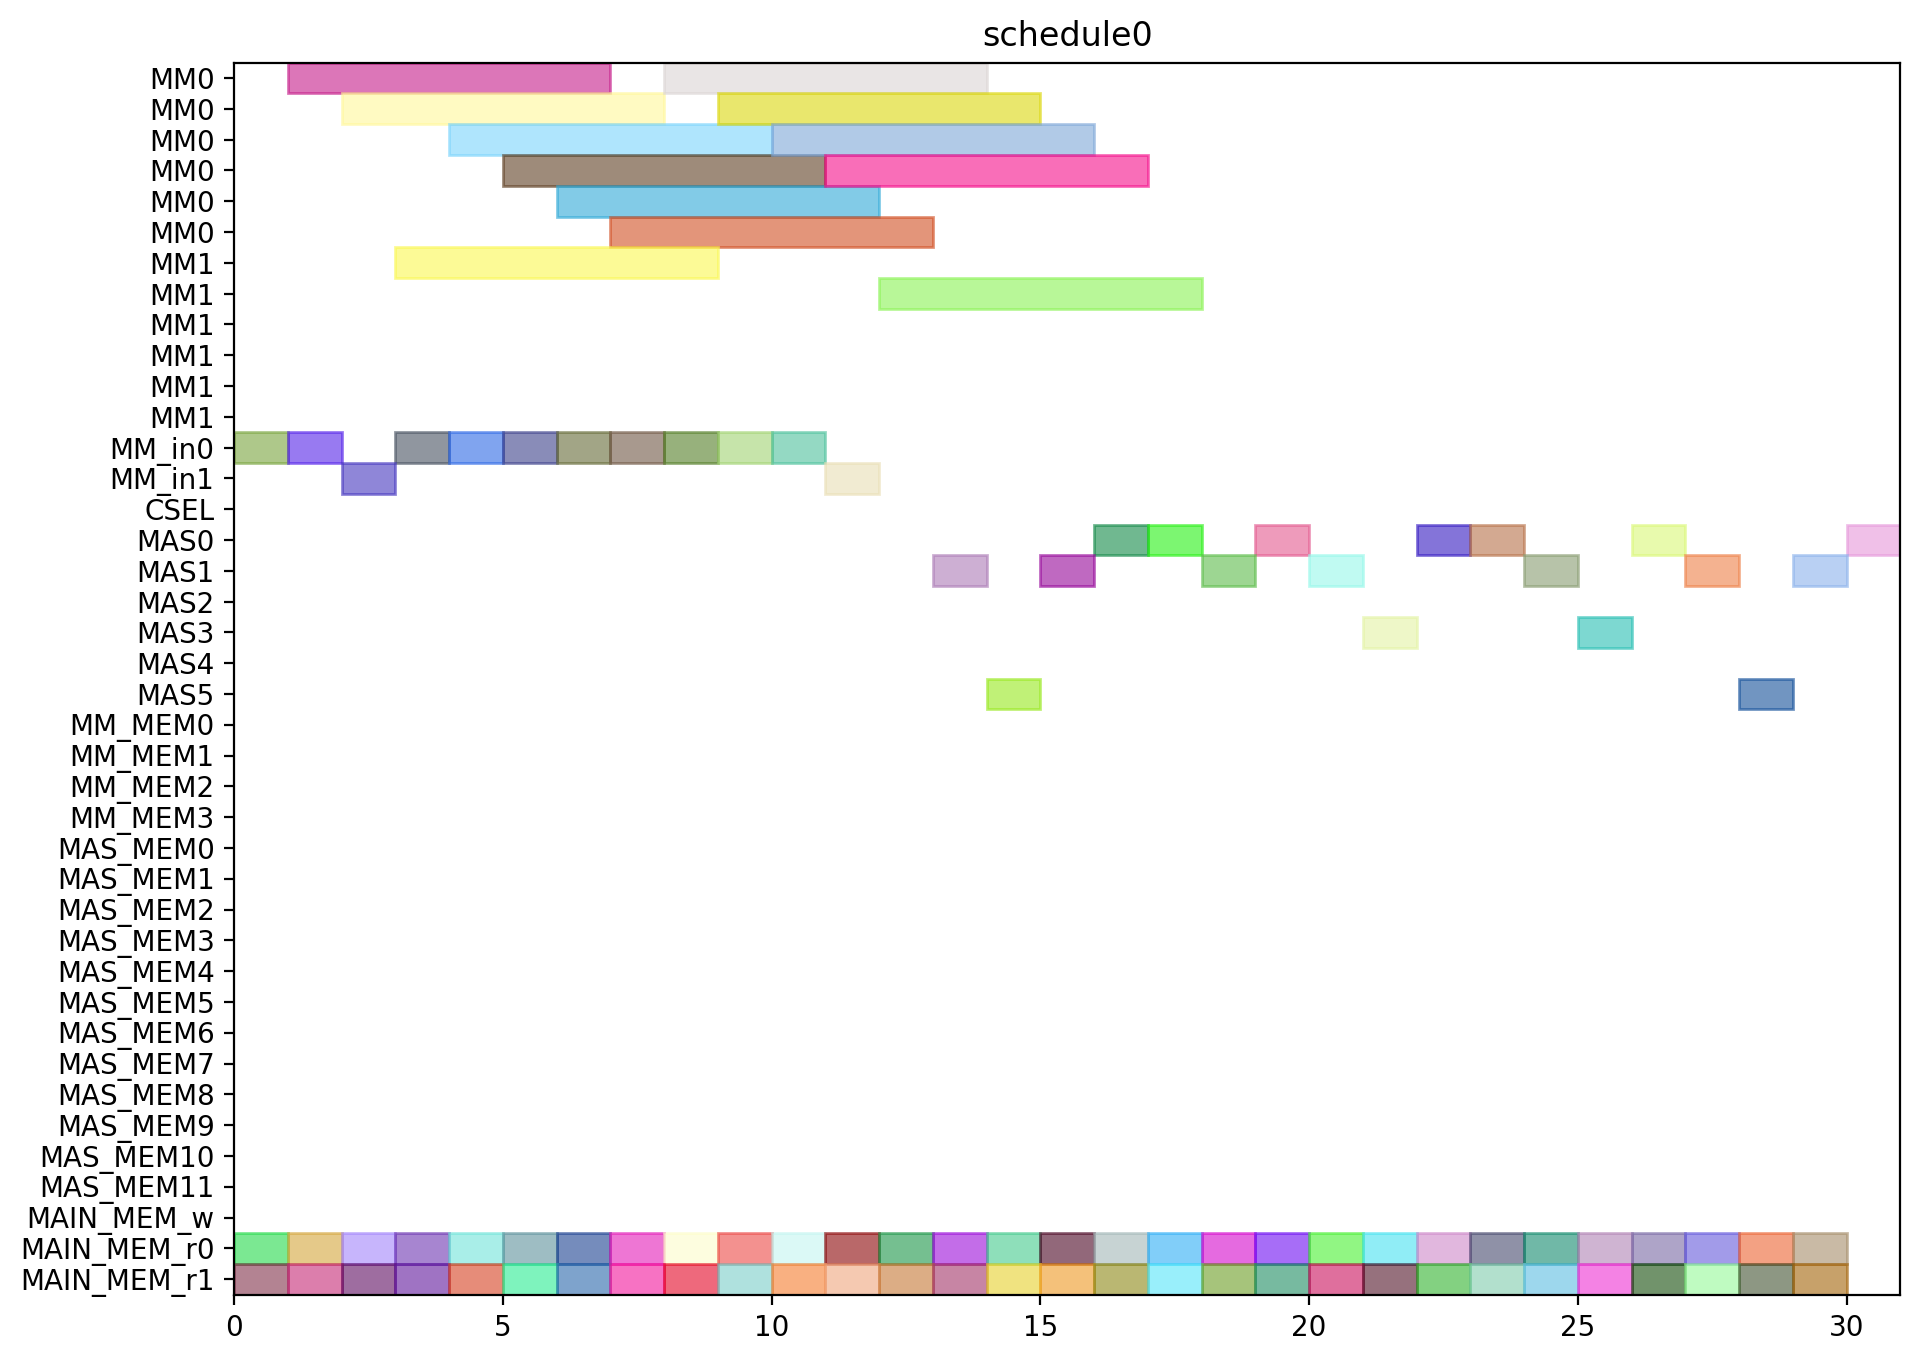

The script that drew this image:
from pyschedule import Scenario, solvers, plotters, alt


def solve():
	horizon = 120
	S = Scenario("schedule0", horizon=horizon)

	# resource
	MM = S.Resources('MM', num=2, size=6)
	MM_in = S.Resources('MM_in', num=2)
	CSEL = S.Resource('CSEL')
	MAS = S.Resources('MAS', num=6, size=1, periods=range(1, horizon))
	MM_MEM = S.Resources('MM_MEM', num=4)
	MAS_MEM = S.Resources('MAS_MEM', num=12)
	MAIN_MEM_w = S.Resource('MAIN_MEM_w', size=1)
	MAIN_MEM_r = S.Resources('MAIN_MEM_r', num=2)

	# result of previous scheduling

	# new tasks
	c_t0_t0_t0 = S.Task('c_t0_t0_t0', length=6, delay_cost=1)
	c_t0_t0_t0 += alt(MM)
	c_t0_t0_t0_in = S.Task('c_t0_t0_t0_in', length=1, delay_cost=1)
	c_t0_t0_t0_in += alt(MM_in)
	S += c_t0_t0_t0_in*MM_in[0]<=c_t0_t0_t0*MM[0]
	S += c_t0_t0_t0_in*MM_in[1]<=c_t0_t0_t0*MM[1]
	c_t0_t0_t0_mem0 = S.Task('c_t0_t0_t0_mem0', length=1, delay_cost=1)
	c_t0_t0_t0_mem0 += MAIN_MEM_r[0]
	S += c_t0_t0_t0_mem0 <= c_t0_t0_t0

	c_t0_t0_t0_mem1 = S.Task('c_t0_t0_t0_mem1', length=1, delay_cost=1)
	c_t0_t0_t0_mem1 += MAIN_MEM_r[1]
	S += c_t0_t0_t0_mem1 <= c_t0_t0_t0

	c_t0_t0_t1 = S.Task('c_t0_t0_t1', length=6, delay_cost=1)
	c_t0_t0_t1 += alt(MM)
	c_t0_t0_t1_in = S.Task('c_t0_t0_t1_in', length=1, delay_cost=1)
	c_t0_t0_t1_in += alt(MM_in)
	S += c_t0_t0_t1_in*MM_in[0]<=c_t0_t0_t1*MM[0]
	S += c_t0_t0_t1_in*MM_in[1]<=c_t0_t0_t1*MM[1]
	c_t0_t0_t1_mem0 = S.Task('c_t0_t0_t1_mem0', length=1, delay_cost=1)
	c_t0_t0_t1_mem0 += MAIN_MEM_r[0]
	S += c_t0_t0_t1_mem0 <= c_t0_t0_t1

	c_t0_t0_t1_mem1 = S.Task('c_t0_t0_t1_mem1', length=1, delay_cost=1)
	c_t0_t0_t1_mem1 += MAIN_MEM_r[1]
	S += c_t0_t0_t1_mem1 <= c_t0_t0_t1

	c_t0_t0_t2 = S.Task('c_t0_t0_t2', length=1, delay_cost=1)
	c_t0_t0_t2 += alt(MAS)
	c_t0_t0_t2_mem0 = S.Task('c_t0_t0_t2_mem0', length=1, delay_cost=1)
	c_t0_t0_t2_mem0 += MAIN_MEM_r[0]
	S += c_t0_t0_t2_mem0 <= c_t0_t0_t2

	c_t0_t0_t2_mem1 = S.Task('c_t0_t0_t2_mem1', length=1, delay_cost=1)
	c_t0_t0_t2_mem1 += MAIN_MEM_r[1]
	S += c_t0_t0_t2_mem1 <= c_t0_t0_t2

	c_t0_t0_t3 = S.Task('c_t0_t0_t3', length=1, delay_cost=1)
	c_t0_t0_t3 += alt(MAS)
	c_t0_t0_t3_mem0 = S.Task('c_t0_t0_t3_mem0', length=1, delay_cost=1)
	c_t0_t0_t3_mem0 += MAIN_MEM_r[0]
	S += c_t0_t0_t3_mem0 <= c_t0_t0_t3

	c_t0_t0_t3_mem1 = S.Task('c_t0_t0_t3_mem1', length=1, delay_cost=1)
	c_t0_t0_t3_mem1 += MAIN_MEM_r[1]
	S += c_t0_t0_t3_mem1 <= c_t0_t0_t3

	c_t0_t1_t0 = S.Task('c_t0_t1_t0', length=6, delay_cost=1)
	c_t0_t1_t0 += alt(MM)
	c_t0_t1_t0_in = S.Task('c_t0_t1_t0_in', length=1, delay_cost=1)
	c_t0_t1_t0_in += alt(MM_in)
	S += c_t0_t1_t0_in*MM_in[0]<=c_t0_t1_t0*MM[0]
	S += c_t0_t1_t0_in*MM_in[1]<=c_t0_t1_t0*MM[1]
	c_t0_t1_t0_mem0 = S.Task('c_t0_t1_t0_mem0', length=1, delay_cost=1)
	c_t0_t1_t0_mem0 += MAIN_MEM_r[0]
	S += c_t0_t1_t0_mem0 <= c_t0_t1_t0

	c_t0_t1_t0_mem1 = S.Task('c_t0_t1_t0_mem1', length=1, delay_cost=1)
	c_t0_t1_t0_mem1 += MAIN_MEM_r[1]
	S += c_t0_t1_t0_mem1 <= c_t0_t1_t0

	c_t0_t1_t1 = S.Task('c_t0_t1_t1', length=6, delay_cost=1)
	c_t0_t1_t1 += alt(MM)
	c_t0_t1_t1_in = S.Task('c_t0_t1_t1_in', length=1, delay_cost=1)
	c_t0_t1_t1_in += alt(MM_in)
	S += c_t0_t1_t1_in*MM_in[0]<=c_t0_t1_t1*MM[0]
	S += c_t0_t1_t1_in*MM_in[1]<=c_t0_t1_t1*MM[1]
	c_t0_t1_t1_mem0 = S.Task('c_t0_t1_t1_mem0', length=1, delay_cost=1)
	c_t0_t1_t1_mem0 += MAIN_MEM_r[0]
	S += c_t0_t1_t1_mem0 <= c_t0_t1_t1

	c_t0_t1_t1_mem1 = S.Task('c_t0_t1_t1_mem1', length=1, delay_cost=1)
	c_t0_t1_t1_mem1 += MAIN_MEM_r[1]
	S += c_t0_t1_t1_mem1 <= c_t0_t1_t1

	c_t0_t1_t2 = S.Task('c_t0_t1_t2', length=1, delay_cost=1)
	c_t0_t1_t2 += alt(MAS)
	c_t0_t1_t2_mem0 = S.Task('c_t0_t1_t2_mem0', length=1, delay_cost=1)
	c_t0_t1_t2_mem0 += MAIN_MEM_r[0]
	S += c_t0_t1_t2_mem0 <= c_t0_t1_t2

	c_t0_t1_t2_mem1 = S.Task('c_t0_t1_t2_mem1', length=1, delay_cost=1)
	c_t0_t1_t2_mem1 += MAIN_MEM_r[1]
	S += c_t0_t1_t2_mem1 <= c_t0_t1_t2

	c_t0_t1_t3 = S.Task('c_t0_t1_t3', length=1, delay_cost=1)
	c_t0_t1_t3 += alt(MAS)
	c_t0_t1_t3_mem0 = S.Task('c_t0_t1_t3_mem0', length=1, delay_cost=1)
	c_t0_t1_t3_mem0 += MAIN_MEM_r[0]
	S += c_t0_t1_t3_mem0 <= c_t0_t1_t3

	c_t0_t1_t3_mem1 = S.Task('c_t0_t1_t3_mem1', length=1, delay_cost=1)
	c_t0_t1_t3_mem1 += MAIN_MEM_r[1]
	S += c_t0_t1_t3_mem1 <= c_t0_t1_t3

	c_t0_t20 = S.Task('c_t0_t20', length=1, delay_cost=1)
	c_t0_t20 += alt(MAS)
	c_t0_t20_mem0 = S.Task('c_t0_t20_mem0', length=1, delay_cost=1)
	c_t0_t20_mem0 += MAIN_MEM_r[0]
	S += c_t0_t20_mem0 <= c_t0_t20

	c_t0_t20_mem1 = S.Task('c_t0_t20_mem1', length=1, delay_cost=1)
	c_t0_t20_mem1 += MAIN_MEM_r[1]
	S += c_t0_t20_mem1 <= c_t0_t20

	c_t0_t21 = S.Task('c_t0_t21', length=1, delay_cost=1)
	c_t0_t21 += alt(MAS)
	c_t0_t21_mem0 = S.Task('c_t0_t21_mem0', length=1, delay_cost=1)
	c_t0_t21_mem0 += MAIN_MEM_r[0]
	S += c_t0_t21_mem0 <= c_t0_t21

	c_t0_t21_mem1 = S.Task('c_t0_t21_mem1', length=1, delay_cost=1)
	c_t0_t21_mem1 += MAIN_MEM_r[1]
	S += c_t0_t21_mem1 <= c_t0_t21

	c_t0_t30 = S.Task('c_t0_t30', length=1, delay_cost=1)
	c_t0_t30 += alt(MAS)
	c_t0_t30_mem0 = S.Task('c_t0_t30_mem0', length=1, delay_cost=1)
	c_t0_t30_mem0 += MAIN_MEM_r[0]
	S += c_t0_t30_mem0 <= c_t0_t30

	c_t0_t30_mem1 = S.Task('c_t0_t30_mem1', length=1, delay_cost=1)
	c_t0_t30_mem1 += MAIN_MEM_r[1]
	S += c_t0_t30_mem1 <= c_t0_t30

	c_t0_t31 = S.Task('c_t0_t31', length=1, delay_cost=1)
	c_t0_t31 += alt(MAS)
	c_t0_t31_mem0 = S.Task('c_t0_t31_mem0', length=1, delay_cost=1)
	c_t0_t31_mem0 += MAIN_MEM_r[0]
	S += c_t0_t31_mem0 <= c_t0_t31

	c_t0_t31_mem1 = S.Task('c_t0_t31_mem1', length=1, delay_cost=1)
	c_t0_t31_mem1 += MAIN_MEM_r[1]
	S += c_t0_t31_mem1 <= c_t0_t31

	c_t1_t0_t0 = S.Task('c_t1_t0_t0', length=6, delay_cost=1)
	c_t1_t0_t0 += alt(MM)
	c_t1_t0_t0_in = S.Task('c_t1_t0_t0_in', length=1, delay_cost=1)
	c_t1_t0_t0_in += alt(MM_in)
	S += c_t1_t0_t0_in*MM_in[0]<=c_t1_t0_t0*MM[0]
	S += c_t1_t0_t0_in*MM_in[1]<=c_t1_t0_t0*MM[1]
	c_t1_t0_t0_mem0 = S.Task('c_t1_t0_t0_mem0', length=1, delay_cost=1)
	c_t1_t0_t0_mem0 += MAIN_MEM_r[0]
	S += c_t1_t0_t0_mem0 <= c_t1_t0_t0

	c_t1_t0_t0_mem1 = S.Task('c_t1_t0_t0_mem1', length=1, delay_cost=1)
	c_t1_t0_t0_mem1 += MAIN_MEM_r[1]
	S += c_t1_t0_t0_mem1 <= c_t1_t0_t0

	c_t1_t0_t1 = S.Task('c_t1_t0_t1', length=6, delay_cost=1)
	c_t1_t0_t1 += alt(MM)
	c_t1_t0_t1_in = S.Task('c_t1_t0_t1_in', length=1, delay_cost=1)
	c_t1_t0_t1_in += alt(MM_in)
	S += c_t1_t0_t1_in*MM_in[0]<=c_t1_t0_t1*MM[0]
	S += c_t1_t0_t1_in*MM_in[1]<=c_t1_t0_t1*MM[1]
	c_t1_t0_t1_mem0 = S.Task('c_t1_t0_t1_mem0', length=1, delay_cost=1)
	c_t1_t0_t1_mem0 += MAIN_MEM_r[0]
	S += c_t1_t0_t1_mem0 <= c_t1_t0_t1

	c_t1_t0_t1_mem1 = S.Task('c_t1_t0_t1_mem1', length=1, delay_cost=1)
	c_t1_t0_t1_mem1 += MAIN_MEM_r[1]
	S += c_t1_t0_t1_mem1 <= c_t1_t0_t1

	c_t1_t0_t2 = S.Task('c_t1_t0_t2', length=1, delay_cost=1)
	c_t1_t0_t2 += alt(MAS)
	c_t1_t0_t2_mem0 = S.Task('c_t1_t0_t2_mem0', length=1, delay_cost=1)
	c_t1_t0_t2_mem0 += MAIN_MEM_r[0]
	S += c_t1_t0_t2_mem0 <= c_t1_t0_t2

	c_t1_t0_t2_mem1 = S.Task('c_t1_t0_t2_mem1', length=1, delay_cost=1)
	c_t1_t0_t2_mem1 += MAIN_MEM_r[1]
	S += c_t1_t0_t2_mem1 <= c_t1_t0_t2

	c_t1_t0_t3 = S.Task('c_t1_t0_t3', length=1, delay_cost=1)
	c_t1_t0_t3 += alt(MAS)
	c_t1_t0_t3_mem0 = S.Task('c_t1_t0_t3_mem0', length=1, delay_cost=1)
	c_t1_t0_t3_mem0 += MAIN_MEM_r[0]
	S += c_t1_t0_t3_mem0 <= c_t1_t0_t3

	c_t1_t0_t3_mem1 = S.Task('c_t1_t0_t3_mem1', length=1, delay_cost=1)
	c_t1_t0_t3_mem1 += MAIN_MEM_r[1]
	S += c_t1_t0_t3_mem1 <= c_t1_t0_t3

	c_t1_t1_t0 = S.Task('c_t1_t1_t0', length=6, delay_cost=1)
	c_t1_t1_t0 += alt(MM)
	c_t1_t1_t0_in = S.Task('c_t1_t1_t0_in', length=1, delay_cost=1)
	c_t1_t1_t0_in += alt(MM_in)
	S += c_t1_t1_t0_in*MM_in[0]<=c_t1_t1_t0*MM[0]
	S += c_t1_t1_t0_in*MM_in[1]<=c_t1_t1_t0*MM[1]
	c_t1_t1_t0_mem0 = S.Task('c_t1_t1_t0_mem0', length=1, delay_cost=1)
	c_t1_t1_t0_mem0 += MAIN_MEM_r[0]
	S += c_t1_t1_t0_mem0 <= c_t1_t1_t0

	c_t1_t1_t0_mem1 = S.Task('c_t1_t1_t0_mem1', length=1, delay_cost=1)
	c_t1_t1_t0_mem1 += MAIN_MEM_r[1]
	S += c_t1_t1_t0_mem1 <= c_t1_t1_t0

	c_t1_t1_t1 = S.Task('c_t1_t1_t1', length=6, delay_cost=1)
	c_t1_t1_t1 += alt(MM)
	c_t1_t1_t1_in = S.Task('c_t1_t1_t1_in', length=1, delay_cost=1)
	c_t1_t1_t1_in += alt(MM_in)
	S += c_t1_t1_t1_in*MM_in[0]<=c_t1_t1_t1*MM[0]
	S += c_t1_t1_t1_in*MM_in[1]<=c_t1_t1_t1*MM[1]
	c_t1_t1_t1_mem0 = S.Task('c_t1_t1_t1_mem0', length=1, delay_cost=1)
	c_t1_t1_t1_mem0 += MAIN_MEM_r[0]
	S += c_t1_t1_t1_mem0 <= c_t1_t1_t1

	c_t1_t1_t1_mem1 = S.Task('c_t1_t1_t1_mem1', length=1, delay_cost=1)
	c_t1_t1_t1_mem1 += MAIN_MEM_r[1]
	S += c_t1_t1_t1_mem1 <= c_t1_t1_t1

	c_t1_t1_t2 = S.Task('c_t1_t1_t2', length=1, delay_cost=1)
	c_t1_t1_t2 += alt(MAS)
	c_t1_t1_t2_mem0 = S.Task('c_t1_t1_t2_mem0', length=1, delay_cost=1)
	c_t1_t1_t2_mem0 += MAIN_MEM_r[0]
	S += c_t1_t1_t2_mem0 <= c_t1_t1_t2

	c_t1_t1_t2_mem1 = S.Task('c_t1_t1_t2_mem1', length=1, delay_cost=1)
	c_t1_t1_t2_mem1 += MAIN_MEM_r[1]
	S += c_t1_t1_t2_mem1 <= c_t1_t1_t2

	c_t1_t1_t3 = S.Task('c_t1_t1_t3', length=1, delay_cost=1)
	c_t1_t1_t3 += alt(MAS)
	c_t1_t1_t3_mem0 = S.Task('c_t1_t1_t3_mem0', length=1, delay_cost=1)
	c_t1_t1_t3_mem0 += MAIN_MEM_r[0]
	S += c_t1_t1_t3_mem0 <= c_t1_t1_t3

	c_t1_t1_t3_mem1 = S.Task('c_t1_t1_t3_mem1', length=1, delay_cost=1)
	c_t1_t1_t3_mem1 += MAIN_MEM_r[1]
	S += c_t1_t1_t3_mem1 <= c_t1_t1_t3

	c_t1_t20 = S.Task('c_t1_t20', length=1, delay_cost=1)
	c_t1_t20 += alt(MAS)
	c_t1_t20_mem0 = S.Task('c_t1_t20_mem0', length=1, delay_cost=1)
	c_t1_t20_mem0 += MAIN_MEM_r[0]
	S += c_t1_t20_mem0 <= c_t1_t20

	c_t1_t20_mem1 = S.Task('c_t1_t20_mem1', length=1, delay_cost=1)
	c_t1_t20_mem1 += MAIN_MEM_r[1]
	S += c_t1_t20_mem1 <= c_t1_t20

	c_t1_t21 = S.Task('c_t1_t21', length=1, delay_cost=1)
	c_t1_t21 += alt(MAS)
	c_t1_t21_mem0 = S.Task('c_t1_t21_mem0', length=1, delay_cost=1)
	c_t1_t21_mem0 += MAIN_MEM_r[0]
	S += c_t1_t21_mem0 <= c_t1_t21

	c_t1_t21_mem1 = S.Task('c_t1_t21_mem1', length=1, delay_cost=1)
	c_t1_t21_mem1 += MAIN_MEM_r[1]
	S += c_t1_t21_mem1 <= c_t1_t21

	c_t1_t30 = S.Task('c_t1_t30', length=1, delay_cost=1)
	c_t1_t30 += alt(MAS)
	c_t1_t30_mem0 = S.Task('c_t1_t30_mem0', length=1, delay_cost=1)
	c_t1_t30_mem0 += MAIN_MEM_r[0]
	S += c_t1_t30_mem0 <= c_t1_t30

	c_t1_t30_mem1 = S.Task('c_t1_t30_mem1', length=1, delay_cost=1)
	c_t1_t30_mem1 += MAIN_MEM_r[1]
	S += c_t1_t30_mem1 <= c_t1_t30

	c_t1_t31 = S.Task('c_t1_t31', length=1, delay_cost=1)
	c_t1_t31 += alt(MAS)
	c_t1_t31_mem0 = S.Task('c_t1_t31_mem0', length=1, delay_cost=1)
	c_t1_t31_mem0 += MAIN_MEM_r[0]
	S += c_t1_t31_mem0 <= c_t1_t31

	c_t1_t31_mem1 = S.Task('c_t1_t31_mem1', length=1, delay_cost=1)
	c_t1_t31_mem1 += MAIN_MEM_r[1]
	S += c_t1_t31_mem1 <= c_t1_t31

	c_t2_t0_t0 = S.Task('c_t2_t0_t0', length=6, delay_cost=1)
	c_t2_t0_t0 += alt(MM)
	c_t2_t0_t0_in = S.Task('c_t2_t0_t0_in', length=1, delay_cost=1)
	c_t2_t0_t0_in += alt(MM_in)
	S += c_t2_t0_t0_in*MM_in[0]<=c_t2_t0_t0*MM[0]
	S += c_t2_t0_t0_in*MM_in[1]<=c_t2_t0_t0*MM[1]
	c_t2_t0_t0_mem0 = S.Task('c_t2_t0_t0_mem0', length=1, delay_cost=1)
	c_t2_t0_t0_mem0 += MAIN_MEM_r[0]
	S += c_t2_t0_t0_mem0 <= c_t2_t0_t0

	c_t2_t0_t0_mem1 = S.Task('c_t2_t0_t0_mem1', length=1, delay_cost=1)
	c_t2_t0_t0_mem1 += MAIN_MEM_r[1]
	S += c_t2_t0_t0_mem1 <= c_t2_t0_t0

	c_t2_t0_t1 = S.Task('c_t2_t0_t1', length=6, delay_cost=1)
	c_t2_t0_t1 += alt(MM)
	c_t2_t0_t1_in = S.Task('c_t2_t0_t1_in', length=1, delay_cost=1)
	c_t2_t0_t1_in += alt(MM_in)
	S += c_t2_t0_t1_in*MM_in[0]<=c_t2_t0_t1*MM[0]
	S += c_t2_t0_t1_in*MM_in[1]<=c_t2_t0_t1*MM[1]
	c_t2_t0_t1_mem0 = S.Task('c_t2_t0_t1_mem0', length=1, delay_cost=1)
	c_t2_t0_t1_mem0 += MAIN_MEM_r[0]
	S += c_t2_t0_t1_mem0 <= c_t2_t0_t1

	c_t2_t0_t1_mem1 = S.Task('c_t2_t0_t1_mem1', length=1, delay_cost=1)
	c_t2_t0_t1_mem1 += MAIN_MEM_r[1]
	S += c_t2_t0_t1_mem1 <= c_t2_t0_t1

	c_t2_t0_t2 = S.Task('c_t2_t0_t2', length=1, delay_cost=1)
	c_t2_t0_t2 += alt(MAS)
	c_t2_t0_t2_mem0 = S.Task('c_t2_t0_t2_mem0', length=1, delay_cost=1)
	c_t2_t0_t2_mem0 += MAIN_MEM_r[0]
	S += c_t2_t0_t2_mem0 <= c_t2_t0_t2

	c_t2_t0_t2_mem1 = S.Task('c_t2_t0_t2_mem1', length=1, delay_cost=1)
	c_t2_t0_t2_mem1 += MAIN_MEM_r[1]
	S += c_t2_t0_t2_mem1 <= c_t2_t0_t2

	c_t2_t0_t3 = S.Task('c_t2_t0_t3', length=1, delay_cost=1)
	c_t2_t0_t3 += alt(MAS)
	c_t2_t0_t3_mem0 = S.Task('c_t2_t0_t3_mem0', length=1, delay_cost=1)
	c_t2_t0_t3_mem0 += MAIN_MEM_r[0]
	S += c_t2_t0_t3_mem0 <= c_t2_t0_t3

	c_t2_t0_t3_mem1 = S.Task('c_t2_t0_t3_mem1', length=1, delay_cost=1)
	c_t2_t0_t3_mem1 += MAIN_MEM_r[1]
	S += c_t2_t0_t3_mem1 <= c_t2_t0_t3

	c_t2_t1_t0 = S.Task('c_t2_t1_t0', length=6, delay_cost=1)
	c_t2_t1_t0 += alt(MM)
	c_t2_t1_t0_in = S.Task('c_t2_t1_t0_in', length=1, delay_cost=1)
	c_t2_t1_t0_in += alt(MM_in)
	S += c_t2_t1_t0_in*MM_in[0]<=c_t2_t1_t0*MM[0]
	S += c_t2_t1_t0_in*MM_in[1]<=c_t2_t1_t0*MM[1]
	c_t2_t1_t0_mem0 = S.Task('c_t2_t1_t0_mem0', length=1, delay_cost=1)
	c_t2_t1_t0_mem0 += MAIN_MEM_r[0]
	S += c_t2_t1_t0_mem0 <= c_t2_t1_t0

	c_t2_t1_t0_mem1 = S.Task('c_t2_t1_t0_mem1', length=1, delay_cost=1)
	c_t2_t1_t0_mem1 += MAIN_MEM_r[1]
	S += c_t2_t1_t0_mem1 <= c_t2_t1_t0

	c_t2_t1_t1 = S.Task('c_t2_t1_t1', length=6, delay_cost=1)
	c_t2_t1_t1 += alt(MM)
	c_t2_t1_t1_in = S.Task('c_t2_t1_t1_in', length=1, delay_cost=1)
	c_t2_t1_t1_in += alt(MM_in)
	S += c_t2_t1_t1_in*MM_in[0]<=c_t2_t1_t1*MM[0]
	S += c_t2_t1_t1_in*MM_in[1]<=c_t2_t1_t1*MM[1]
	c_t2_t1_t1_mem0 = S.Task('c_t2_t1_t1_mem0', length=1, delay_cost=1)
	c_t2_t1_t1_mem0 += MAIN_MEM_r[0]
	S += c_t2_t1_t1_mem0 <= c_t2_t1_t1

	c_t2_t1_t1_mem1 = S.Task('c_t2_t1_t1_mem1', length=1, delay_cost=1)
	c_t2_t1_t1_mem1 += MAIN_MEM_r[1]
	S += c_t2_t1_t1_mem1 <= c_t2_t1_t1

	solvers.mip.solve(S,msg=1,kind='CPLEX',ratio_gap=1.01)

	solution = [['hoge']*len(S.solution()[1]) for i in range(len(S.solution()))]
	for i in range(len(S.solution())):
		for j in range(len(S.solution()[i])):
			solution[i][j]=str(S.solution()[i][j])
	print(solution)

	cycles = int(solution[-1][3])

	pic_file_name = "/home/mfukuda/ABE/multiRAM_multiMAS_16mux/scheduling_result/stage6MM2_stage1MAS6/MUL/schedule0.png"
	if(S.solution() != []):
		plotters.matplotlib.plot(S,img_filename=pic_file_name, show_task_labels=False, fig_size=(cycles*0.25+3, 8))

	return solution
